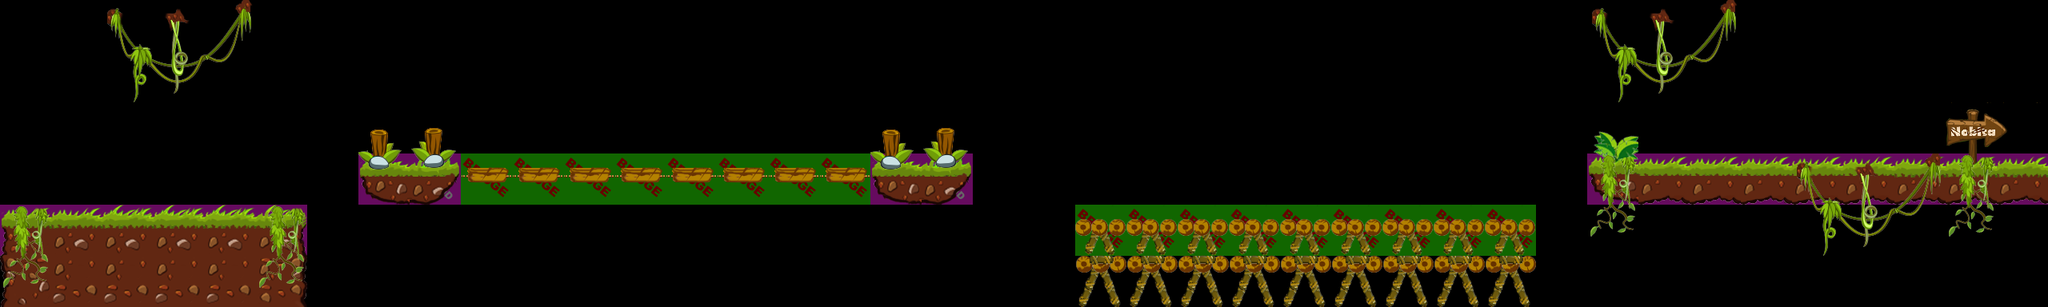

A level layout from a 2D game, rendered from its tile map. Below: a short description, then the map file with tile-grid data replaced by summaries:
An orthogonal 40x6 tile map with 64x64 px tiles, 3 tile layers (collision, ground_1_1, ground_2), 2 tilesets and 11 objects (2x 2, chaien, nobita, 3, -1).

<map version="1.0" orientation="orthogonal" width="40" height="6" tilewidth="64" tileheight="64">
 <tileset firstgid="1" name="bump" tilewidth="64" tileheight="64">
  <image source="bump.png" width="128" height="64" />
  <tile id="1">
   <properties>
    <property name="isBridge" value="1" />
   </properties>
  </tile>
 </tileset>
 <tileset firstgid="3" name="tileset" tilewidth="64" tileheight="64">
  <image source="tileset.png" width="448" height="704" />
 </tileset>
 <layer name="collision" width="40" height="6" opacity="0.4">
  <data>[240 cells, 36 non-empty, 2 distinct tile ids]</data>
 </layer>
 <layer name="ground_1_1" width="40" height="6">
  <data>[240 cells, 49 non-empty, 19 distinct tile ids]</data>
 </layer>
 <layer name="ground_2" width="40" height="6">
  <data>[240 cells, 41 non-empty, 11 distinct tile ids]</data>
 </layer>
 <objectgroup name="objects" width="40" height="6">
  <object name="chaien" x="4" y="196" width="61" height="62" />
  <object name="nobita" x="194" y="194" width="62" height="61" />
  <object name="stone" type="2" x="1856" y="195" width="64" height="61" />
  <object name="animal" type="2" x="2305" y="131" width="62" height="59" />
  <object name="animal" type="3" x="1153" y="130" width="62" height="62" />
  <object name="pie" type="-1" x="1539" y="194" width="59" height="62" />
 </objectgroup>
 <objectgroup name="chaien_jump_pos" width="40" height="6">
  <object x="1347" y="196" width="60" height="58" />
  <object x="1986" y="130" width="60" height="58" />
  <object x="403" y="39" width="1" />
  <object x="515" y="131" width="61" height="59" />
  <object x="189" y="-54" />
 </objectgroup>
</map>
